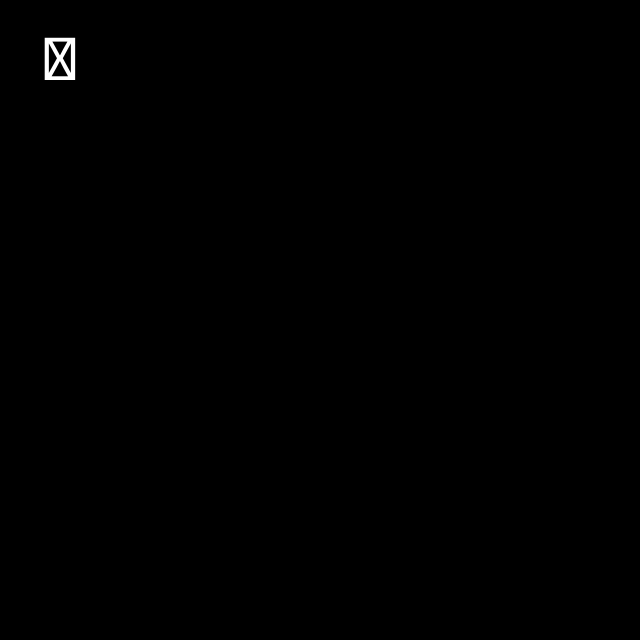
Frame 1 (no input)
Frame 60 (the mouse pressed at the canvas centre just before this capture): identical to frame 1, image omitted
Frame 120 (the mouse held since frame 60 and released just before this capture): identical to frame 1, image omitted

The Processing sketch that drew this single still picture (run headless with seeded random() and noise(); from frame 60 on, the mouse is pressed at the canvas centre):

// Processing sketch: sketch_170328_example517
// ── sketch_170328_example517.pde
/*
* 初期処理
* 初回のみ実行
*/
void setup() {
  size(640, 640);
  textSize(64);
  textAlign(CENTER);
}

/*
* 描写処理
* 実行中は繰返し実行
*/
void draw() {
  background(0);
  text(key, 60, 80);
}
